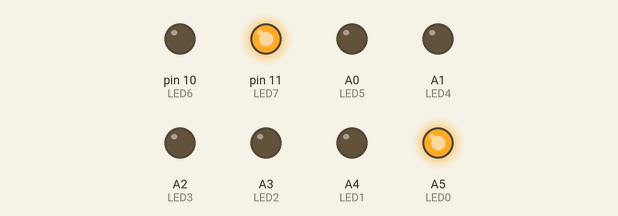
This sketch was run on a simulated Arduino Uno, built with avr-gcc and run on an emulated ATmega328P. Parts: output pins drawn as LEDs (lit = HIGH).

Above: at 0.05 s.
At 0.35 s:
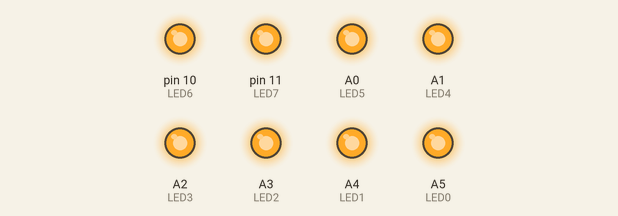
At 0.75 s:
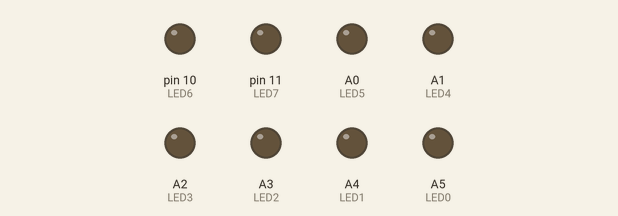
At 1.35 s:
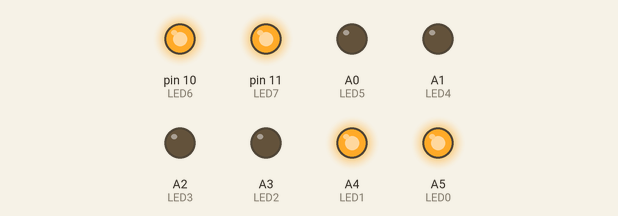
At 2.85 s:
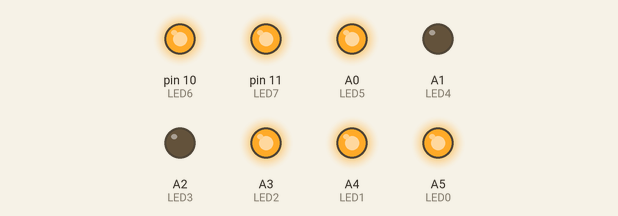
Timing chart, 0 to 3.1 s (numbered marks = the images above):
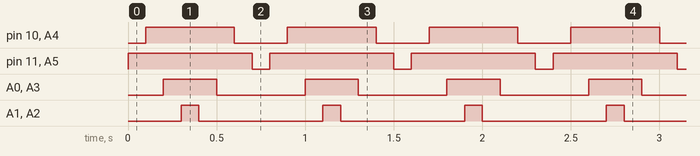

Measured:
- by itself, pin 10 (LED6), A4 (LED1): alternates HIGH for 0.50 s and LOW for 0.30 s
- by itself, pin 11 (LED7), A5 (LED0): alternates HIGH for 0.70 s and LOW for 0.10 s
- by itself, A0 (LED5), A3 (LED2): alternates HIGH for 0.30 s and LOW for 0.50 s
- by itself, A1 (LED4), A2 (LED3): alternates HIGH for 0.10 s and LOW for 0.70 s

The sketch:

Lab1_S_L3.ino
```cpp
// declaring 8 variables and assigning them to an LED
int LED0 = A5;
int LED1 = A4;
int LED2 = A3;
int LED3 = A2;
int LED4 = A1;
int LED5 = A0;
int LED6 = 10;
int LED7 = 11;

void setup() {
    // sets each pinMode configuration
    pinMode(LED0, OUTPUT);
    pinMode(LED1, OUTPUT);
    pinMode(LED2, OUTPUT);
    pinMode(LED3, OUTPUT);
    pinMode(LED4, OUTPUT);
    pinMode(LED5, OUTPUT);
    pinMode(LED6, OUTPUT);
    pinMode(LED7, OUTPUT);

}


void loop() {
  // all these lines turn on a specifc pairs of LEDs in order with a delay of 100 miliseconds
  digitalWrite(LED0, HIGH);
  digitalWrite(LED7, HIGH);
  delay(100);

  digitalWrite(LED1, HIGH);
  digitalWrite(LED6, HIGH);
  delay(100);

  digitalWrite(LED2, HIGH);
  digitalWrite(LED5, HIGH);
  delay(100);

  digitalWrite(LED3, HIGH);
  digitalWrite(LED4, HIGH);
  delay(100);

  // all these lines turn off a specifc pairs of LEDs in order with a delay of 100 miliseconds
  digitalWrite(LED3, LOW);
  digitalWrite(LED4, LOW);
  delay(100);

  digitalWrite(LED2, LOW);
  digitalWrite(LED5, LOW);
  delay(100);

  digitalWrite(LED1, LOW);
  digitalWrite(LED6, LOW);
  delay(100);

  digitalWrite(LED0, LOW);
  digitalWrite(LED7, LOW);
  delay(100);

}
```
